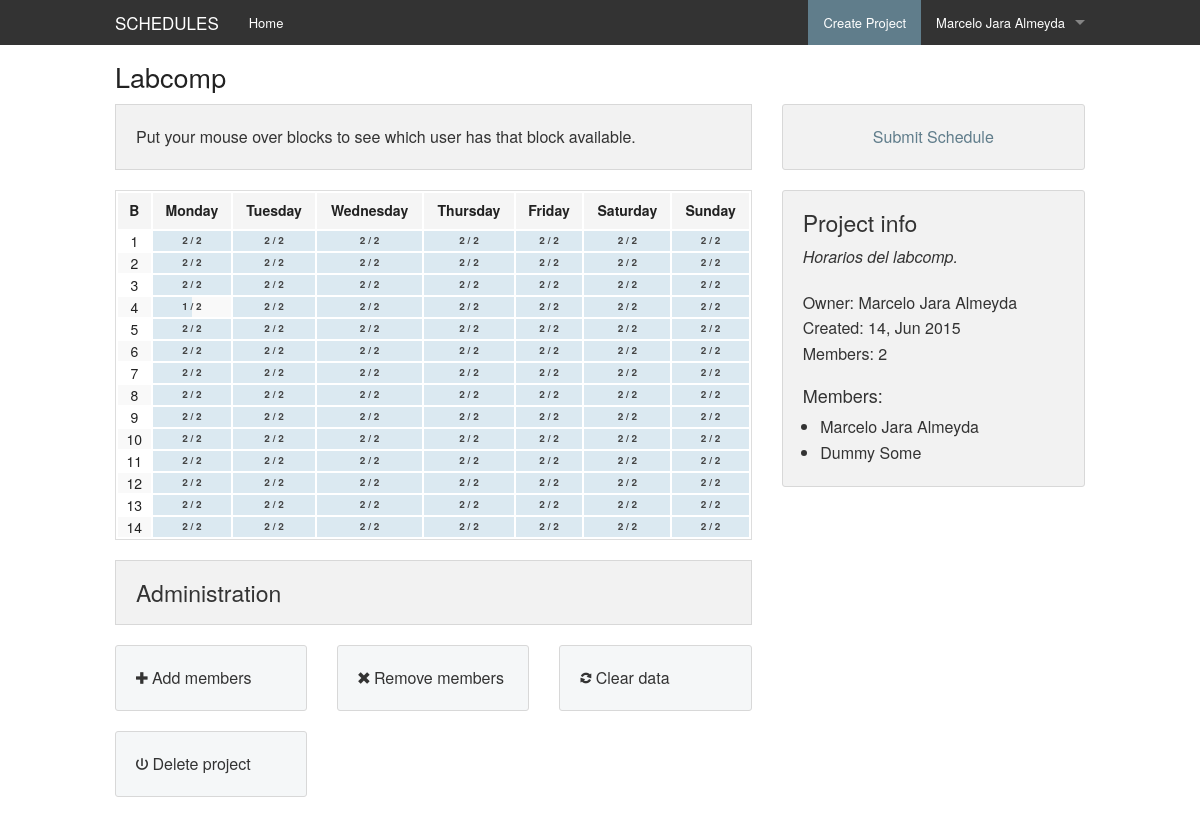
The page /project/s/labcomp/home (signed in) on the database its author committed.
### schedules/models.py (models this page shows, shortened)
class Project(models.Model):
    name = models.CharField(max_length=50)
    owner = models.ForeignKey(User, related_name="owner")
    create_time = models.DateTimeField(auto_now_add=True, auto_now=False)
    short_description = models.CharField(max_length=250)
    slug = models.SlugField(unique=True)

class Membership(models.Model):
    user = models.ForeignKey(User)
    project = models.ForeignKey(Project)
    create_time = models.DateTimeField(auto_now_add=True, auto_now=False)
    class Meta:
        unique_together = ['user', 'project']

### schedules/views.py (the view)
# urls.py: url(r'^project/s/(?P<project_slug>.+?)/all-members', 'schedules.views.query_project_members'),
@login_required
def project(request, project_slug):
    found_project = get_object_or_404(models.Project, slug=project_slug)
    user = request.user
    if not models.Membership.objects.filter(user=user, project=found_project).exists():
        return redirect(reverse(home))
    members = found_project.membership_set.all()
    member_names = set([member.user.get_full_name() for member in members])
    total = len(members)
    block_status = {}
    for member in members:
        blocks = member.occupiedblock_set.all()
        for block in blocks:
            day = block.day
            block_number = block.block
            if day not in block_status:
                block_status[day] = {}
            if block_number not in block_status[day]:
                block_status[day][block_number] = copy.deepcopy(member_names)
            block_status[day][block_number].discard(block.membership.user.get_full_name())
    is_owner = request.user.id == found_project.owner.id
    return render(request, 'project.html', {
        'project': found_project,
        'blocks': block_status,
        'block_loops': range(1, 15),
        'day_loops': range(7),
        'total': total,
        'all_members': member_names,
        'is_owner': is_owner
    })

### schedules/templatetags/blocks_extras.py (called while the page is built)
@register.filter
def day(blocks, index):
    if index in blocks:
        return blocks[index]
    return {}

@register.filter
def block(blocks, index):
    if index in blocks:
        return blocks[index]
    return []

@register.filter
def existblock(blocks, index):
    if index in blocks:
        return True
    return False

@register.filter
def rawblock(blocks, index):
    if index in blocks:
        return blocks[index]
    return None

@register.filter
def percentage(quantity, total):
    if total == 0:
        return 0
    if quantity is None:
        return 100
    return len(quantity) * 100 / total

@register.filter
def tooltip(block):
    if len(block) == 0:
        return u'No members.'
    else:
        return ", ".join(block)

### schedules/templates/project.html (shortened to what this page needs)
{% extends 'base.html' %}
{% load blocks_extras %}
{% load staticfiles %}
{% block head_extra %}
    <link rel="stylesheet" href="{% static "css/project.css" %}"/>
{% endblock %}
{% block body %}
    <div class="row">
        <div class="large-12 columns">
            <h3>{{ project.name }}</h3>
        </div>
    </div>
    <div class="row">
        <div class="large-8 columns">
            <div class="panel">
                Put your mouse over blocks to see which user has that block available.
            </div>
            <table width="100%" class="schedules-select">
                <thead>
                    <tr>
                        <th class="text-center">B</th>
                        <th class="text-center">Monday</th>
                        <th class="text-center">Tuesday</th>
                        <th class="text-center">Wednesday</th>
                        <th class="text-center">Thursday</th>
                        <th class="text-center">Friday</th>
                        <th class="text-center">Saturday</th>
                        <th class="text-center">Sunday</th>
                    </tr>
                </thead>
                <tbody>
                    {% for i in block_loops %}
                    <tr>
                        <td class="text-center">{{ i }}</td>
                        {% for j in day_loops %}
                            <td class="schedules-block has-tip"
                                data-tooltip
                                aria-haspopup="true"
                                title="{% if blocks|day:j|existblock:i %}
                                    {{ blocks|day:j|block:i|tooltip }}
                                {% else %}
                                    {{ all_members|join:', ' }}
                                {% endif %}">
                                <div class="schedules-block-overlay"
                                     style="width: {{ blocks|day:j|rawblock:i|percentage:total }}%">
                                </div>
                                <div class="schedules-block-info">
                                    {% if blocks|day:j|existblock:i %}
                                        {{ blocks|day:j|block:i|length }} / {{ total }}
                                    {% else %}
                                        {{ total }} / {{ total }}
                                    {% endif %}
                                </div>
                            </td>
                        {% endfor %}
                    </tr>
                    {% endfor %}
                </tbody>
            </table>
            {% if is_owner %}
                <div class="panel">
                    <h4>Administration</h4>
                </div>
                <div class="row">
                    <div class="large-4 columns">
                        <a href="#" class="panel columns callout radius" data-reveal-id="add-users">
                            <i class="fi-plus"></i> Add members
                        </a>
                    </div>
                    <div class="large-4 columns">
                        <a id="remove-members" class="panel columns radius callout" data-reveal-id="remove-users">
                            <i class="fi-x"></i> Remove members
                        </a>
                    </div>
                    <div class="large-4 columns">
                        <a class="panel columns radius callout">
                            <i class="fi-loop"></i> Clear data
                        </a>
                    </div>
                </div>
                <div class="row">
                    <div class="large-4 columns">
                        <a class="panel columns radius callout">
                            <i class="fi-power"></i> Delete project
                        </a>
                    </div>
                </div>
            {% endif %}
        </div>
        <div class="large-4 columns">
            <div class="panel text-center radius">
                <a href="{% url "schedules.views.submit_schedule" project.slug %}">Submit Schedule</a>
            </div>
            <div class="panel radius">
                <h4>Project info</h4>
                <p style="font-style: italic" class="text-justify">
                    {{ project.short_description }}
                </p>
                <ul class="no-bullet">
                    <li>Owner: {{ project.owner.get_full_name }}</li>
                    <li>Created: {{ project.create_time|date:"d, M Y" }}</li>
                    <li>Members: {{ project.membership_set.all|length }}</li>
                </ul>
                <h5>Members:</h5>
                <ul>
                    {% for member in all_members %}
                        <li>{{ member }}</li>
                    {% endfor %}
                </ul>
            </div>
        </div>
    </div>
{% endblock %}

### schedules/templates/base.html (shortened to what this page needs)
<!DOCTYPE html>
{% load staticfiles %}
<html>
<head>
    <link rel="stylesheet" href="{% static 'css/foundation.css' %}"/>
    <link rel="stylesheet" href="{% static 'css/schedules.css' %}"/>
    <link rel="stylesheet" href="{% static 'icons/foundation-icons.css' %}" />
    {% block head_extra %}
    {% endblock %}
</head>
<body>
    <div class="contain-to-grid fixed">
        <nav class="top-bar" data-topbar role="navigation">
            <ul class="title-area">
                <li class="name">
                    <h1><a href="{% url "schedules.views.home" %}">SCHEDULES</a></h1>
                </li>
            </ul>
            <section class="top-bar-section">
                {% if user.is_authenticated %}
                    <ul class="right">
                        <li class="active"><a href="#" data-reveal-id="create-project">Create Project</a></li>
                        <li class="has-dropdown">
                            <a href="#">{{ user.get_full_name }}</a>
                        </li>
                    </ul>
                {% endif %}
                <ul class="left">
                    <li><a href="{% url "schedules.views.home" %}">Home</a></li>
                </ul>
            </section>
        </nav>
    </div>
    <div style="height: 10px">
    </div>
    {% block body %}
    {% endblock %}
</body>
</html>

### static/css/project.css (style rules this page uses)
.schedules-select > tbody > tr > td { padding: 1px; margin: 0; text-align: center; }
.schedules-block { position: relative; cursor: pointer; }
.schedules-block-overlay { position: absolute; width: 0; background-color: #dbe9f1; height: 100%; top: 0; left: 0; }
.schedules-block-info { position: absolute; top: 0; left: 0; width: 100%; text-align: center; color: #444; height: 100%; vertical-align: middle; font-size: 10px; }
.has-tip { text-underline: none; border: 0; }

### rows shown on the page
Project: name "Labcomp", short_description "Horarios del labcomp.", owner.get_full_name "Marcelo Jara Almeyda", create_time "14, Jun 2015", membership_set.all|length "2"

### other values the page prints
{{ user.get_full_name }} "Marcelo Jara Almeyda"
{{ i }} "1" "2" "3" "4" "5" "6" "7" "8" "9" "10" "11" "12" "13" "14"
{{ total }} "2" "2" "2" "2" "2" "2" "2" "2" "2" "2" "2" "2" "2" "2" "2" "2" "2" "2" "2" "2" "2" "2" "2" "2" "2" "2" "2" "2" "2" "2" "2" "2" "2" "2" "2" "2" "2" "2" "2" "2" "2" "2" "2" "2" "2" "2" "2" "2" "2" "2" "2" "2" "2" "2" "2" "2" "2" "2" "2" "2" "2" "2" "2" "2" "2" "2" "2" "2" "2" "2" "2" "2" "2" "2" "2" "2" "2" "2" "2" "2" "2" "2" "2" "2" "2" "2" "2" "2" "2" "2" "2" "2" "2" "2" "2" "2" "2"
{{ blocks|day:j|block:i|length }} "1"
{{ total }} "2"
{{ member }} "Marcelo Jara Almeyda" "Dummy Some"
